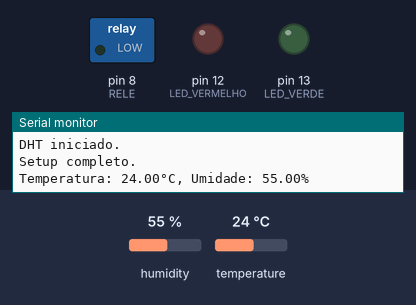
Bench run of a sketch on a simulated Arduino Uno, built with avr-gcc and run on an emulated ATmega328P. Shown: switched loads named in the sketch (green lamp = pin HIGH), output pins drawn as LEDs (lit = HIGH), the last lines printed to the serial monitor. Inputs (shaded band) come from the test bench; at power-on: humidity 55 %, temperature 24 °C.

Above: at 0.1 s.
At 2.9 s:
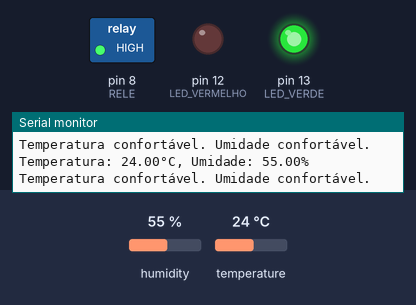
3.0 s: humidity set to 69 %
5.8 s: humidity set to 72 %
At 7.9 s:
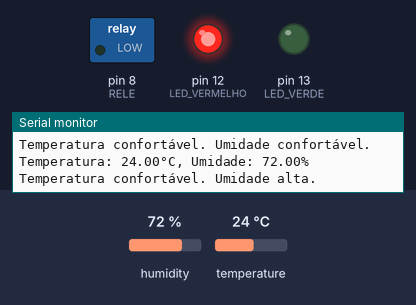
Timing chart, 0 to 9.4 s (numbered marks = the images above; inputs shaded):
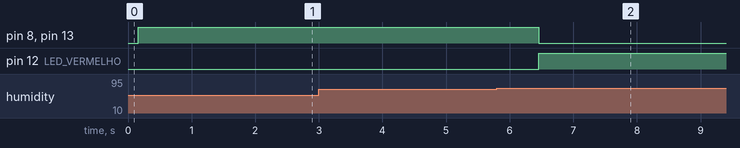

The sketch:

Humdificador.ino
```cpp
#include <SoftwareSerial.h>
#include <DHT.h>
#include <Adafruit_Sensor.h>


SoftwareSerial bluetooth(2, 3);
#define DHTPIN 7
#define DHTTYPE DHT22


#define LED_VERMELHO 12
#define LED_VERDE 13
#define RELE 8

DHT dht(DHTPIN, DHTTYPE);

void setup() {

  Serial.begin(9600);
  Serial.println("Iniciando...");


  bluetooth.begin(9600);
  Serial.println("Bluetooth iniciado. Esperando conexão...");


  dht.begin();
  Serial.println("DHT iniciado.");


  pinMode(LED_VERMELHO, OUTPUT);
  pinMode(LED_VERDE, OUTPUT);
  pinMode(RELE, OUTPUT);


  bluetooth.println("Teste de comunicação Bluetooth.");

  Serial.println("Setup completo.");
}

void loop() {

  float temperatura = dht.readTemperature();
  float umidade = dht.readHumidity();


  Serial.print("Temperatura: ");
  Serial.print(temperatura);
  Serial.print("°C, Umidade: ");
  Serial.print(umidade);
  Serial.println("%");


  bluetooth.print("Temperatura: ");
  bluetooth.print(temperatura);
  bluetooth.print("°C, Umidade: ");
  bluetooth.print(umidade);
  bluetooth.print("% - ");


  if (temperatura < 10.0) {
    Serial.print("Temperatura muito baixa. ");
    bluetooth.print("Temperatura muito baixa. ");
  } else if (temperatura >= 10.0 && temperatura <= 15.0) {
    Serial.print("Temperatura baixa. ");
    bluetooth.print("Temperatura baixa. ");
  } else if (temperatura > 15.0 && temperatura <= 27.0) {
    Serial.print("Temperatura confortável. ");
    bluetooth.print("Temperatura confortável. ");
  } else if (temperatura > 27.0 && temperatura <= 32.0) {
    Serial.print("Temperatura alta. ");
    bluetooth.print("Temperatura alta. ");
  } else {
    Serial.print("Temperatura muito alta. ");
    bluetooth.print("Temperatura muito alta. ");
  }


  if (umidade < 30.0) {
    Serial.println("Umidade muito baixa.");
    bluetooth.println("Umidade muito baixa.");
  } else if (umidade >= 30.0 && umidade <= 50.0) {
    Serial.println("Umidade baixa.");
    bluetooth.println("Umidade baixa.");
    digitalWrite(RELE, HIGH);
    digitalWrite(LED_VERDE, HIGH);
    digitalWrite(LED_VERMELHO, LOW);
  } else if (umidade > 50.0 && umidade <= 70.0) {
    Serial.println("Umidade confortável.");
    bluetooth.println("Umidade confortável.");
    digitalWrite(RELE, HIGH);
    digitalWrite(LED_VERDE, HIGH);
    digitalWrite(LED_VERMELHO, LOW);
  } else if (umidade > 70.0 && umidade <= 90.0) {
    Serial.println("Umidade alta.");
    bluetooth.println("Umidade alta.");
    digitalWrite(RELE, LOW);
    digitalWrite(LED_VERDE, LOW);
    digitalWrite(LED_VERMELHO, HIGH);
  } else {
    Serial.println("Umidade muito alta.");
    bluetooth.println("Umidade muito alta.");
  }


  delay(2000);
}
```

Measured:
- the behaviour switches between 70 and 71 % on humidity (found by bisection; images 1 and 2)
- after the input at 5.8 s, pin 8 (RELE), pin 13 (LED_VERDE): HIGH → LOW after 0.66 s; pin 12 (LED_VERMELHO): LOW → HIGH after 0.66 s
